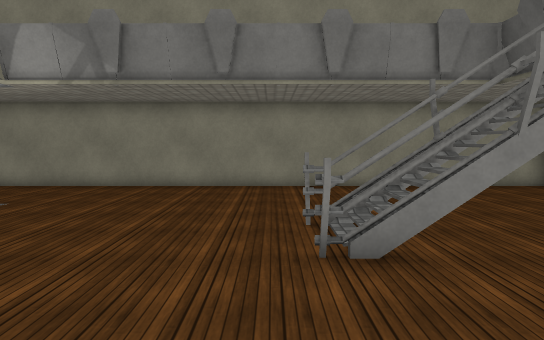
view 1 (above)

16 first-person views from a walk through a scene from a Unity 3-D project. The camera is 1.5 m above the floor, tilts 4° down and sees 70° across. The floor is counted in squares, 1 m on a side. Each view is taken from the middle of a square. On the plan, view 1 faces up. The plan holds only what a view shows up to about 17 squares ahead; the rest is blank. The place goes on beyond the plan. The player character is not drawn. Surface patterns are stand-ins for the level's own textures.

view 2
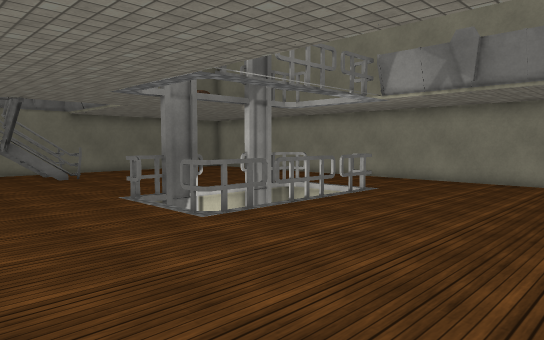

view 3
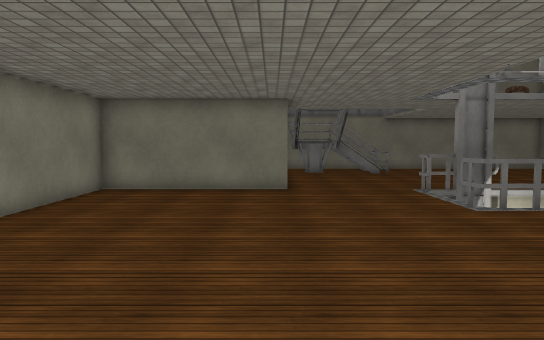

view 4
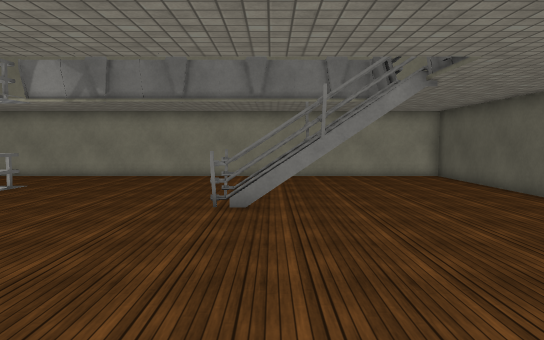

view 5
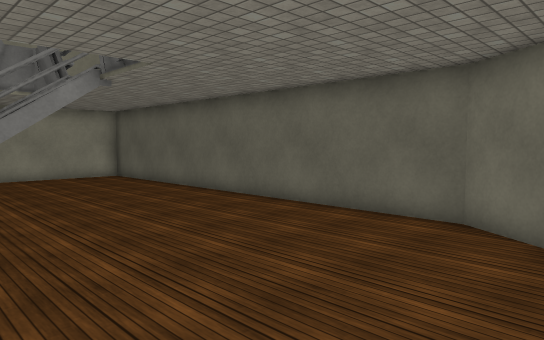

view 6
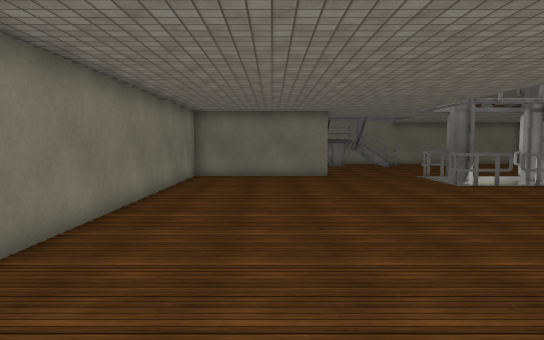

view 7
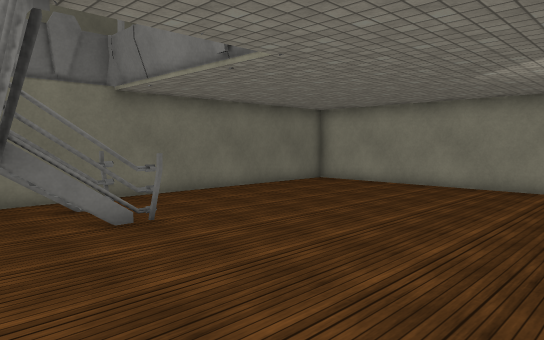

view 8
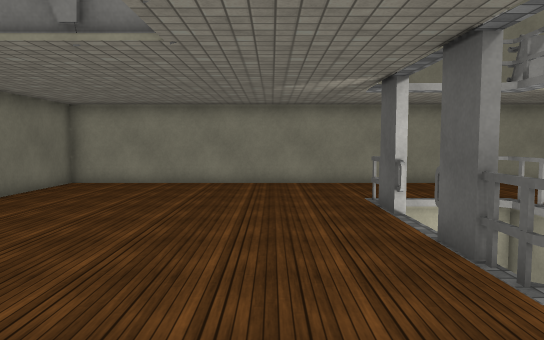

view 9
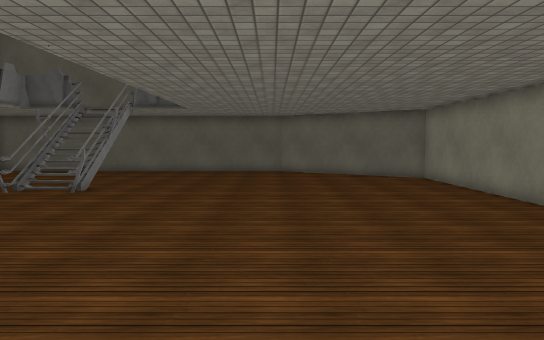

view 10
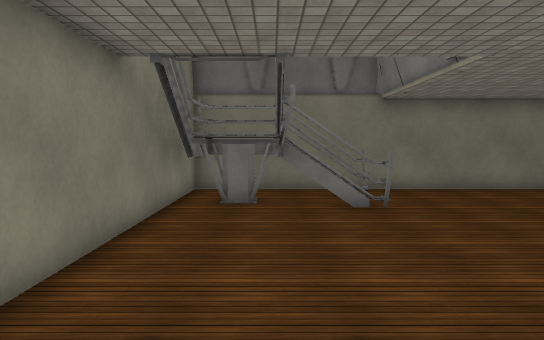

view 11
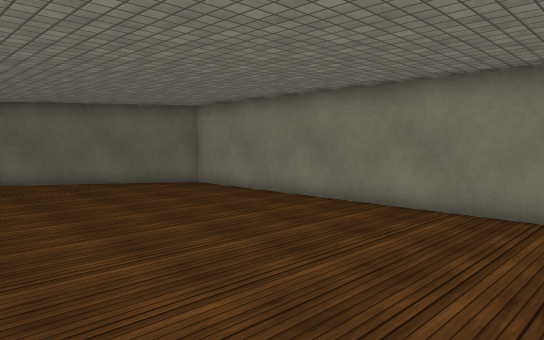

view 12
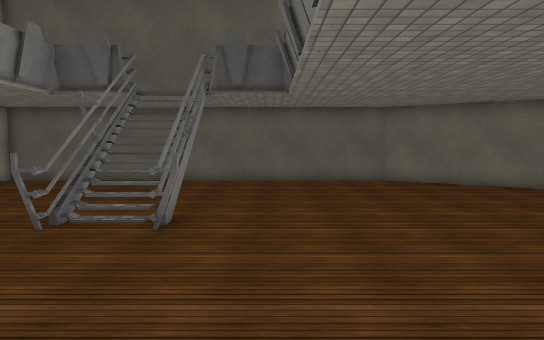

view 13
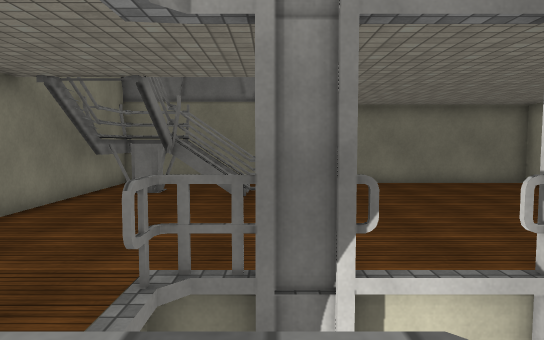

view 14
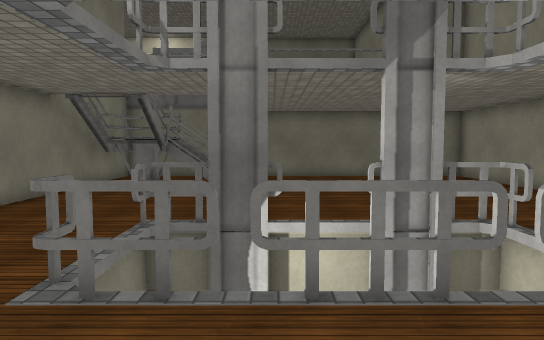

view 15
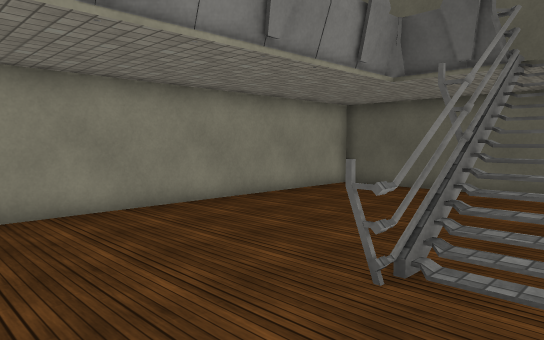

view 16
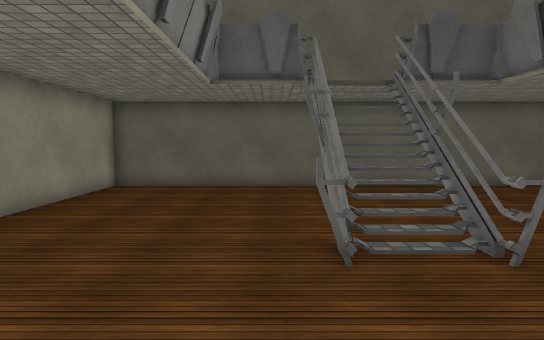

### Floor plan
Key: @ floor where view 1 was taken; # wall or solid block; x gap in a wall; . floor; / step, stairs or slope; v drop or lower ground; T thing the floor can be seen under or through; O other object.
Columns run from 21 left of view 1 to 10 right of it. Each row starts with its distance up from view 1.
 14 ################################
 13 #..............................#
 12 #..............................#
 11 #..............................#
 10 #..............................#
  9 #..........#vv#................#
  8 #..........x  v................#
  7 #..........x  v.......#v##.....#
  6 #..........v  v........OO#.....#
  5 #..........x  v.......#vv#.....#
  4 #..........T  v................#
  3 #.x/x......Tvv#................#
  2 #.x/x..........................#
  1 #.#/##.........................#
  0 #.   #...............@.........#
 -1 #.xv##.........................#
 -2 ###########...................##
 -3           #...................#
 -4           #..................##
 -5           #.................##
 -6           #.................#
 -7           #................##
 -8           ##################

Positions as (right, up) in squares from view 1, and headings:
1: (0, 0), facing up
2: (0, -2), facing up-left
3: (2, -2), facing left
4: (2, -4), facing up
5: (2, -4), facing up-right
6: (7, -4), facing left
7: (-10, 0), facing up-left
8: (-13, -1), facing up
9: (-11, -1), facing right
10: (-8, 1), facing left
11: (-7, 1), facing down-right
12: (-6, 3), facing right
13: (-6, 4), facing left
14: (-3, 5), facing left
15: (-3, 5), facing up-right
16: (-4, 8), facing right
